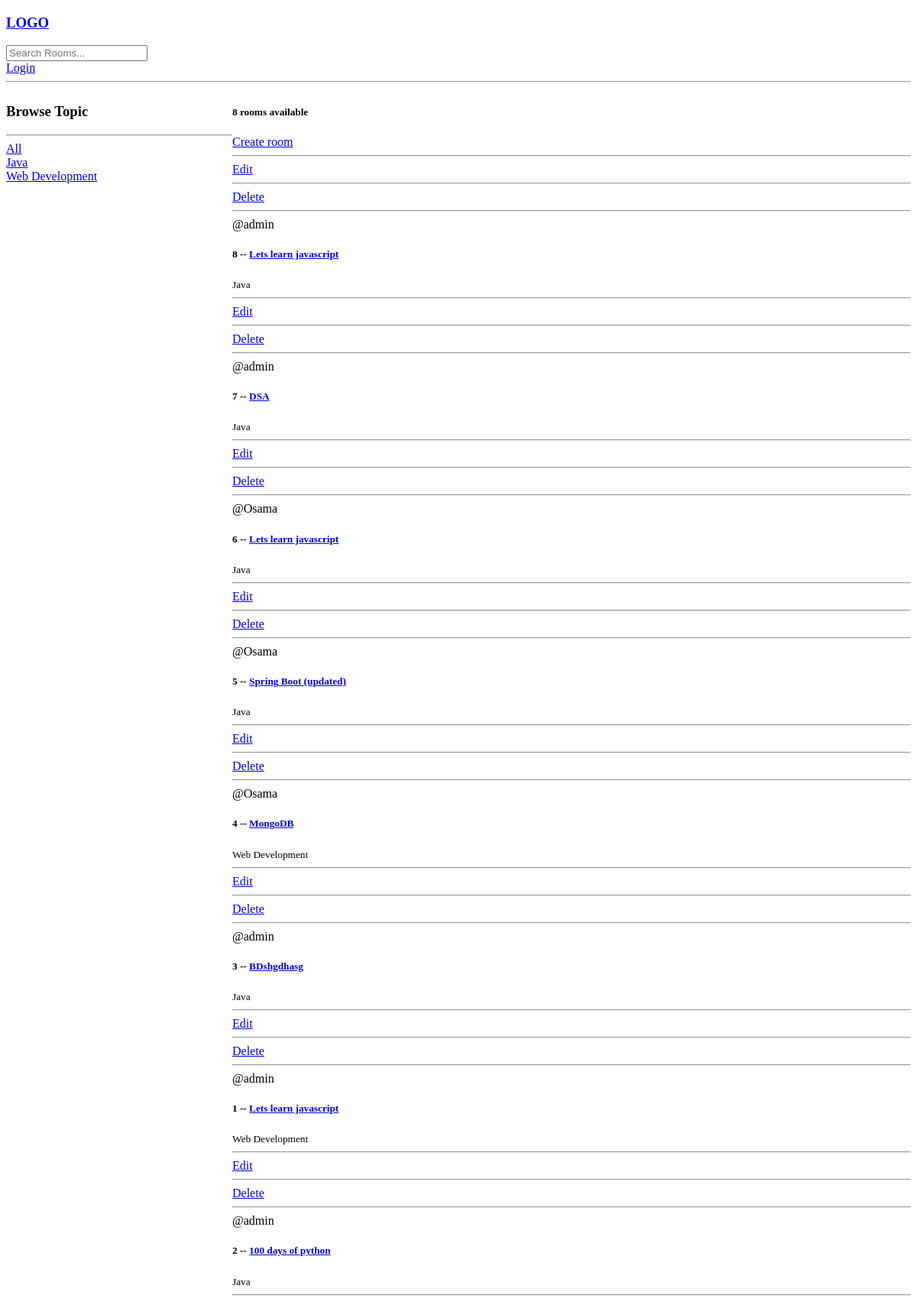
The app's page /, older data.
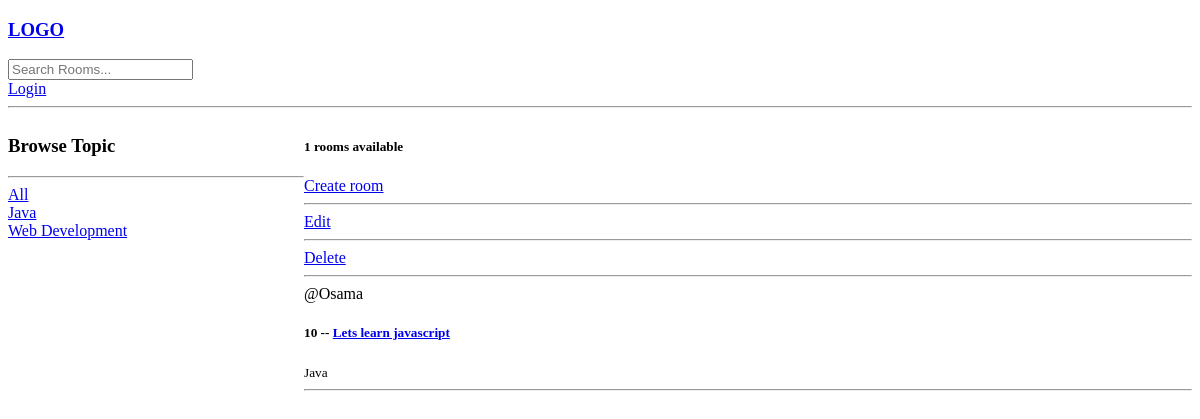
The same page, newer data.
### base/models.py (models this page shows, shortened)
class Topic (models.Model):
        name = models.CharField(max_length=200)
        def __str__(self):
                return self.name

class Room(models.Model ):
        host = models.ForeignKey(User, on_delete=models.SET_NULL , null=True)
        topic = models.ForeignKey(Topic, on_delete=models.SET_NULL , null=True)
        name = models.CharField(max_length=200)
        description = models.TextField(null=True, blank=True)
        update=models.DateTimeField(auto_now=True)
        created = models.DateTimeField(auto_now_add=True)
        class Meta:
                ordering = ['-update', '-created']             # ordering in Descending Order

### base/views.py (the view)
# urls.py: path("",views.home, name="home"),
def home(request):
    q= request.GET.get('q') if request.GET.get('q') != None else ''
    rooms = Room.objects.filter(
        Q(topic__name__icontains=q) |
        Q(name__icontains=q) |
        Q(description__icontains=q)
        )
    topics = Topic.objects.all()
    room_count = rooms.count()
    context = {'rooms':rooms, 'topics':topics , 'room_count':room_count}
    return render(request , 'base/home.html', context )

### base/templates/base/home.html (shortened to what this page needs)
{% extends 'main.html' %}
{% block content %}
<div class="home-container">
    <div>
        <h3>Browse Topic</h3>
        <hr>
        <div>
            <a href="{% url 'home'%}">All</a>
        </div>
        {% for topic in topics %}
            <div>
                <a href="{% url 'home'%}?q={{topic.name}}">{{topic}}</a>
            </div>
        {% endfor %}
    </div>
    <div>
        <h5>{{room_count}} rooms available</h5>
        <a href="{% url 'create-room' %}">Create room</a> <br><hr>
        <div>
            {% for room in rooms %}
            {% if request.user != room.host %}
            <a href="{% url 'update-room' room.id %}">Edit</a> <br><hr>
            <a href="{% url 'delete-room' room.id %}">Delete</a>
            <br><hr>
            {% endif %}
            <span>@{{room.host.username}}</span>
            <h5>{{room.id}} -- <a href="/room/{{room.id}}">{{room.name}} </a> </h5>
            <small>{{room.topic.name}}</small>
            <br><hr>
            {% endfor %}
        </div>
    </div>
</div
{% endblock content %}

### templates/main.html (shortened to what this page needs)
<!DOCTYPE html>
<html lang="en">
<head>
</head>
<body>
    {% include 'navbar.html' %}
    {% block content %}
    {% endblock %}
</body>
</html>

### templates/navbar.html
    <h3>
        <a href="/">LOGO</a>
    </h3>
    <form action="{% url 'home' %}" method="GET">
        <input type="text" name="q" placeholder="Search Rooms..." />
    </form>
    {% if request.user.is_authenticated %}
    <p>
        Hello @{{request.user}}
    </p>
    <a href="{% url 'logout'%}">Logout</a>
    {% else %}
    <a href="{% url 'login'%}">Login</a>
    {% endif %}
    <hr>

### base/templates/base/home.html (style rules this page uses)
.home-container { display: grid; grid-template-columns: 1fr 3fr; }

Row changes from the older to the newer data that the page shows:
removed Room: shows "Edit", host.username "admin", id "8", name "Lets learn javascript", topic.name "Java"
removed Room: shows "Edit", host.username "admin", id "7", name "DSA", topic.name "Java"
removed Room: shows "Edit", host.username "Osama", id "6", name "Lets learn javascript", topic.name "Java"
removed Room: shows "Edit", host.username "Osama", id "5", name "Spring Boot (updated)", topic.name "Java"
removed Room: shows "Edit", host.username "Osama", id "4", name "MongoDB", topic.name "Web Development"
removed Room: shows "Edit", host.username "admin", id "3", name "BDshgdhasg", topic.name "Java"
removed Room: shows "Edit", host.username "admin", id "1", name "Lets learn javascript", topic.name "Web Development"
removed Room: shows "Edit", host.username "admin", id "2", name "100 days of python", topic.name "Java"
added Room: shows "Edit", host.username "Osama", id "10", name "Lets learn javascript", topic.name "Java"
Text that changed along with them:
{{ room_count }}: "8" → "1"
